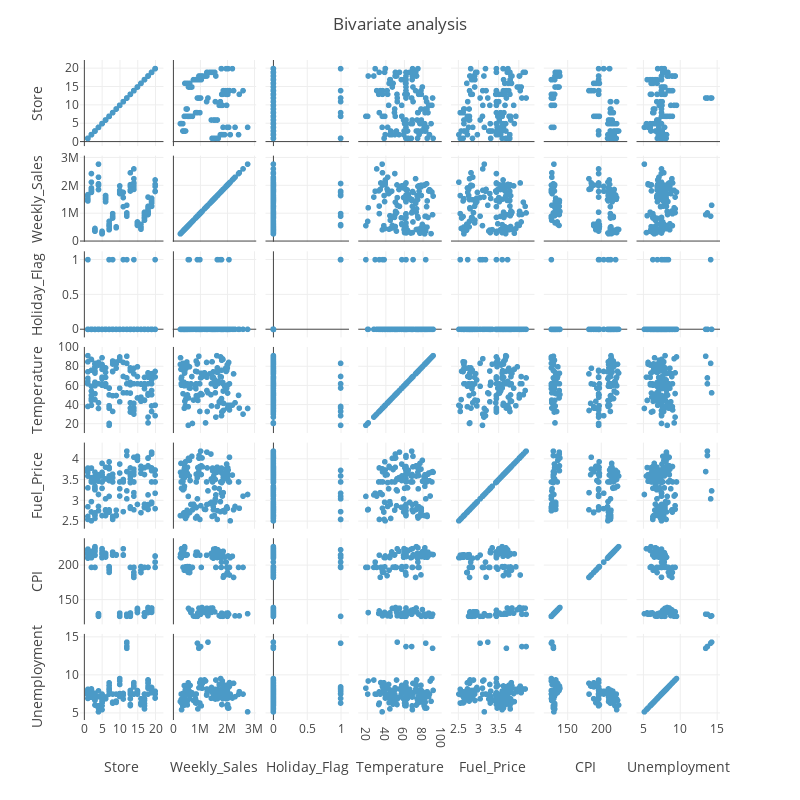

Write notebook code for a chart like this one.
### Code cell
# Visualisation des dépendances par paires
fig = px.scatter_matrix(df)
fig.update_layout(
        title = go.layout.Title(text = "Bivariate analysis", x = 0.5), showlegend = False, 
            autosize=False, height=800, width = 800)
fig.show()

### Figure 1 — Plotly figure (JSON) as saved in the notebook; plotly's stock layout.template omitted (floating-point values rounded to 4 significant figures; data arrays with more than 128 entries replaced by an {"elided": "..."} marker saying what was removed)
{"data": [{"dimensions": [{"axis": {"matches": true}, "label": "Store", "values": {"elided": "136 int values"}}, {"axis": {"matches": true}, "label": "Weekly_Sales", "values": {"elided": "136 float values"}}, {"axis": {"matches": true}, "label": "Holiday_Flag", "values": {"elided": "136 int values"}}, {"axis": {"matches": true}, "label": "Temperature", "values": {"elided": "136 float values"}}, {"axis": {"matches": true}, "label": "Fuel_Price", "values": {"elided": "136 float values"}}, {"axis": {"matches": true}, "label": "CPI", "values": {"elided": "136 float values"}}, {"axis": {"matches": true}, "label": "Unemployment", "values": {"elided": "136 float values"}}], "hovertemplate": "%{xaxis.title.text}=%{x}<br>%{yaxis.title.text}=%{y}<extra></extra>", "legendgroup": "", "marker": {"color": "#4B9AC7", "symbol": "circle"}, "name": "", "showlegend": false, "type": "splom"}], "layout": {"autosize": false, "dragmode": "select", "height": 800, "legend": {"tracegroupgap": 0}, "margin": {"t": 60}, "showlegend": false, "title": {"text": "Bivariate analysis", "x": 0.5}, "width": 800}}
